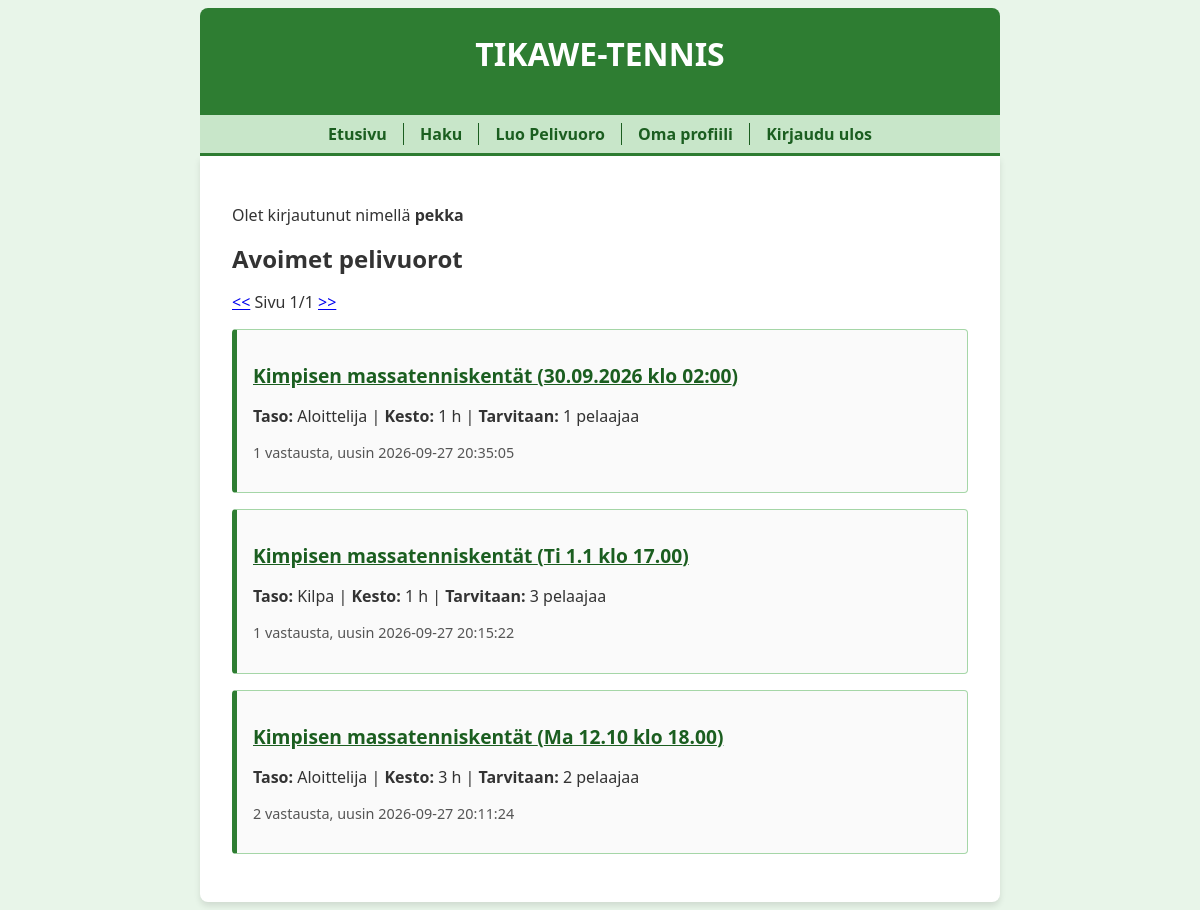
Page / (signed in) on the earlier database version.
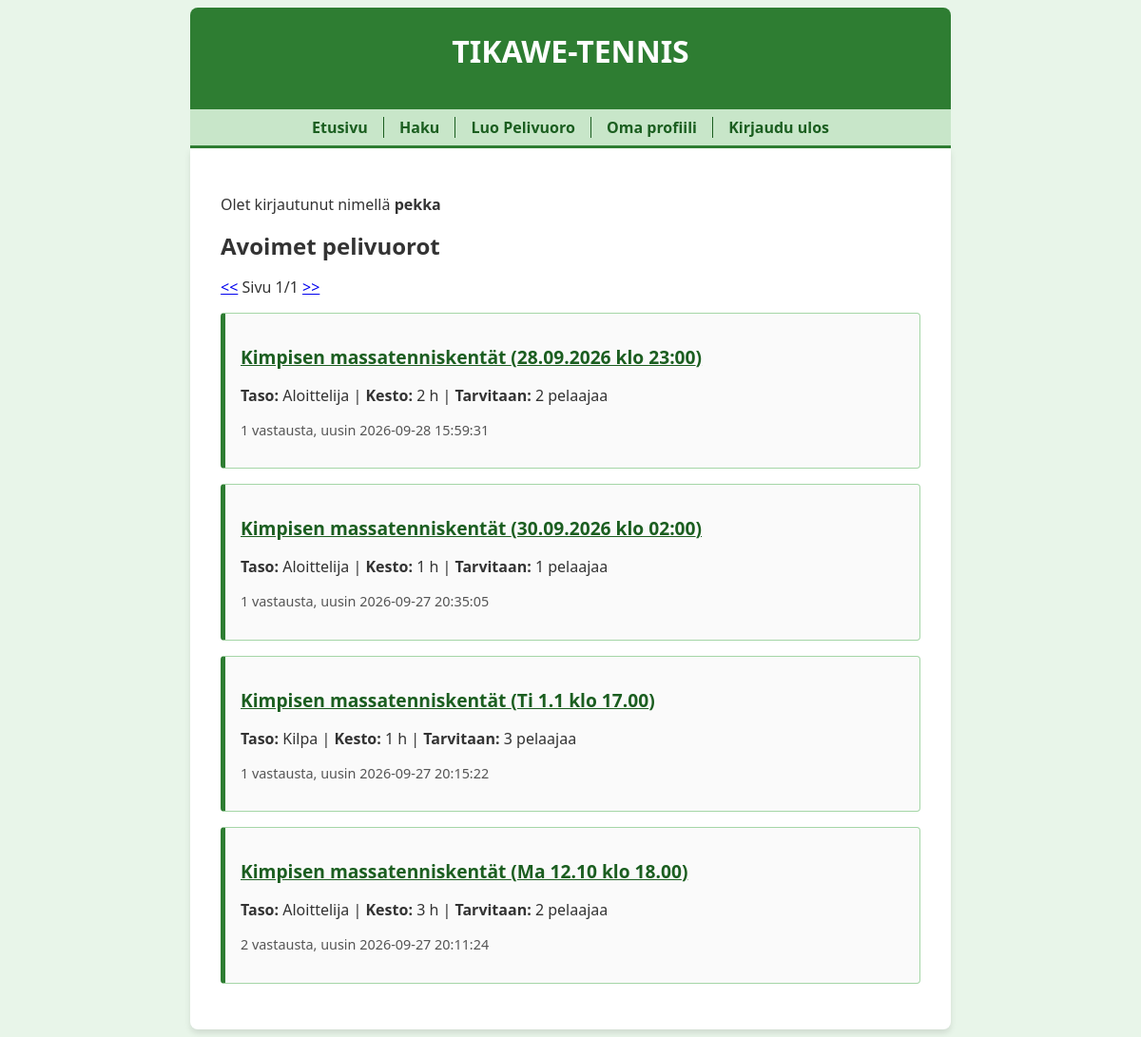
Same page on the later database version.
### tables this page shows
CREATE TABLE threads (
    id INTEGER PRIMARY KEY,
    peliaika TEXT,
    pelipaikka TEXT,
    pelitaso TEXT,
    pelaajien_maara INTEGER,
    kesto INTEGER,
    user_id INTEGER REFERENCES users
);

### app.py (the view)
@app.route("/")
@app.route("/<int:page>")
def index(page=1):
    if "user_id" not in session:
        flash("Kirjaudu sisään nähdäksesi avoimet pelivuorot.")
        return redirect("/login")
    page_size = 10
    total_threads = forum.thread_count()
    page_count = math.ceil(total_threads / page_size)
    page_count = max(page_count, 1)
    if page < 1:
        return redirect("/1")
    if page > page_count:
        return redirect("/" + str(page_count))
    threads = forum.get_threads(page, page_size)
    return render_template("index.html", page=page, page_count=page_count, threads=threads)

### app.py (called while the page is built)
@app.before_request
def before_request():
    g.start_time = time.time()

@app.after_request
def after_request(response):
    elapsed_time = round(time.time() - g.start_time, 2)
    print("elapsed time:", elapsed_time, "s")
    return response

### db.py (called while the page is built)
def get_connection():
    con = sqlite3.connect("database.db")
    con.execute("PRAGMA foreign_keys = ON")
    con.row_factory = sqlite3.Row
    return con

def query(sql, params=[]):
    con = get_connection()
    result = con.execute(sql, params).fetchall()
    con.close()
    return result

### forum.py (called while the page is built)
def thread_count():
    sql = "SELECT COUNT(*) FROM threads"
    result = db.query(sql)
    return result[0][0] if result else 0

def get_threads(page, page_size):
    sql = """SELECT t.id, t.peliaika, t.pelipaikka, t.pelitaso, t.pelaajien_maara, t.kesto, COUNT(m.id) total, MAX(m.sent_at) last
             FROM threads t, messages m
             WHERE t.id = m.thread_id AND m.status = 1
             GROUP BY t.id
             ORDER BY t.id DESC
             LIMIT ? OFFSET ?"""
    limit = page_size
    offset = page_size * (page - 1)
    return db.query(sql, [limit, offset])

### templates/index.html (shortened to what this page needs)
{% extends "layout.html" %}
{% block content %}
  {% if session.username %}
  <p>Olet kirjautunut nimellä <strong>{{ session.username }}</strong></p>
  {% else %}
  <p><a href="/login">Kirjaudu sisään tai luo tunnus</a> ilmoittaaksesi omista pelivuoroistasi.</p>
  {% endif %}
  <h2>Avoimet pelivuorot</h2>
  <p>
    <a href="/{{ page - 1 }}">&lt;&lt;</a>
    Sivu {{ page }}/{{ page_count }}
    <a href="/{{ page + 1 }}">&gt;&gt;</a>
  </p>
  {% for thread in threads %}
  <div class="thread">
    <p>
      <a href="/thread/{{ thread.id }}" style="font-size: 1.2em; font-weight: bold; color: #1b5e20;">
        {{ thread.pelipaikka }} ({{ thread.peliaika }})
      </a>
    </p>
    <p style="color: #333;">
      <strong>Taso:</strong> {{ thread.pelitaso }} | <strong>Kesto:</strong> {{ thread.kesto }} h | <strong>Tarvitaan:</strong> {{ thread.pelaajien_maara }} pelaajaa
    </p>
    <p style="color: #555; font-size: 0.9em;">
      {{ thread.total }} vastausta, uusin {{ thread.last }}
    </p>
  </div>
  {% else %}
  <p>Ei avoimia pelivuoroja tällä hetkellä.</p>
  {% endfor %}
{% endblock %}

### templates/layout.html (shortened to what this page needs)
<!DOCTYPE html>
<html lang="fi">
<head>
  <link rel="stylesheet" href="/static/main.css">
</head>
<body>
  <div class="header">
    <h1>TIKAWE-TENNIS</h1>
  </div>
  <div class="nav">
    <nav>
      <ul>
        <li><a href="/">Etusivu</a></li>
        <li><a href="/search">Haku</a></li>
        {% if session.user_id %}
        <li><a href="/new_thread">Luo Pelivuoro</a></li>
        <li><a href="/user/{{ session.user_id }}">Oma profiili</a></li>
        <li><a href="/logout">Kirjaudu ulos</a></li>
        {% else %}
        <li><a href="/register">Luo tunnus</a></li>
        <li><a href="/login">Kirjaudu sisään</a></li>
        {% endif %}
      </ul>
    </nav>
  </div>
  <div class="content">
    {% block content %}{% endblock %}
  </div>
</body>
</html>

### static/main.css (style rules this page uses)
body { margin: auto; max-width: 50em; font-family: 'Segoe UI', Tahoma, Geneva, Verdana, sans-serif; background-color: #e8f5e9; color: #333; }
.header { background-color: #2e7d32; color: white; padding: 1.5em; text-align: center; margin: 0.5em 0 0 0; border-radius: 8px 8px 0 0; }
h1, h2, h3 { margin: 0 0 0.5em 0; }
.nav { background-color: #c8e6c9; padding: 0.5em; margin: 0; border-bottom: 3px solid #2e7d32; }
nav { text-align: center; }
nav ul { padding: 0; margin: 0; list-style-type: none; }
nav li { display: inline-block; padding: 0 1em; margin: 0; }
nav li:not(:first-of-type) { margin-left: -0.25em; }
nav li:not(:last-of-type) { border-right: 1px solid #1b5e20; }
nav a { text-decoration: none; color: #1b5e20; font-weight: bold; }
.content { background-color: white; padding: 2em; margin: 0 0 0.5em 0; border-radius: 0 0 8px 8px; box-shadow: 0 4px 6px rgba(0,0,0,0.1); }
.thread { border: 1px solid #a5d6a7; border-left: 5px solid #2e7d32; margin: 1em 0; padding: 1em; border-radius: 4px; background-color: #fafafa; transition: background-color 0.2s; }

Differences in the rows shown:
added threads: pelipaikka "Kimpisen massatenniskentät", peliaika "28.09.2026 klo 23:00", pelitaso "Aloittelija", kesto "2", pelaajien_maara "2", total "1", last "2026-09-28 15:59:31"
